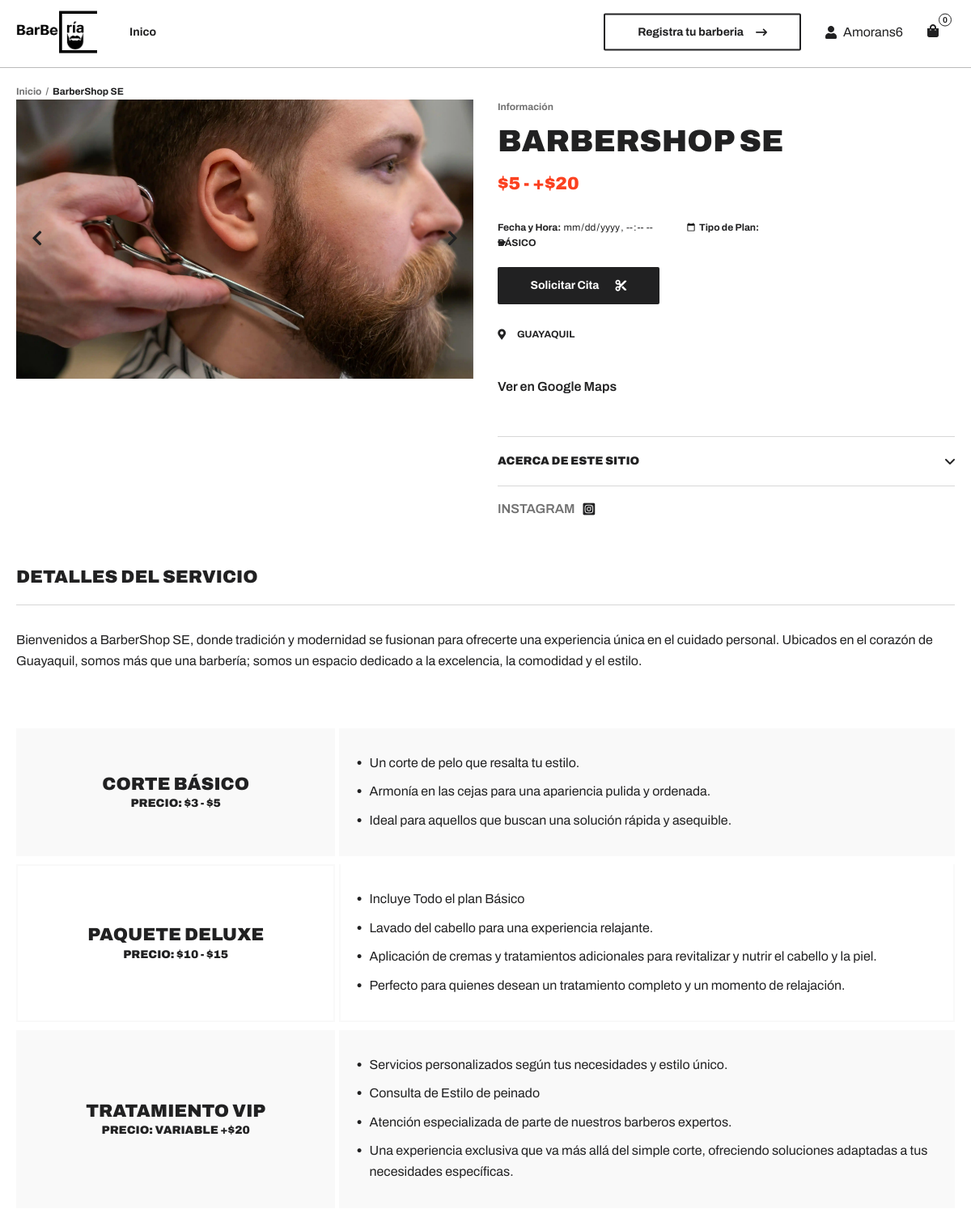
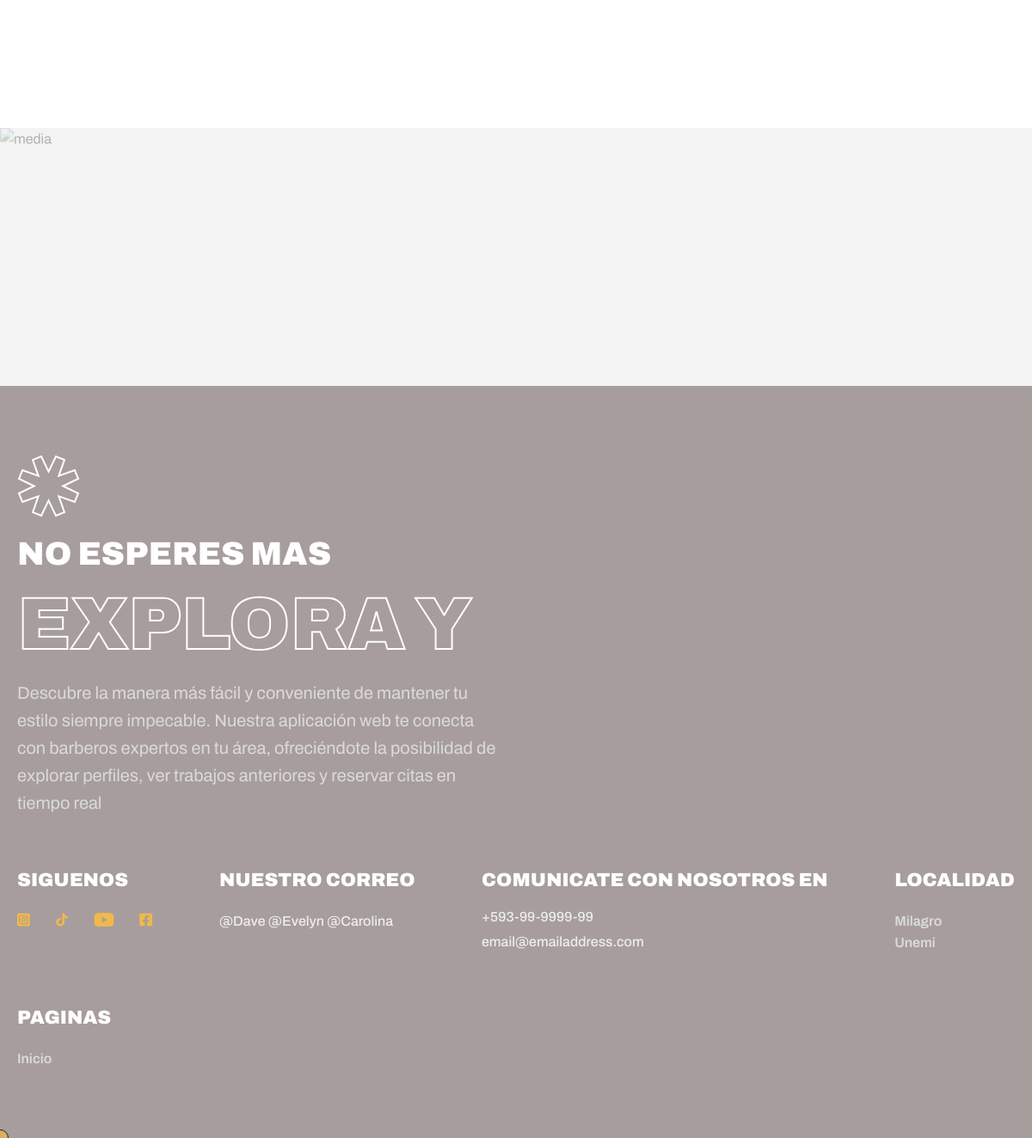
/perfil-barberia/21/ (signed in), run on the app's committed database (2 pictures, top to bottom).
### agendabarberia/models.py (models this page shows, shortened)
class Barberia(models.Model):
    imagen = models.ImageField(upload_to='barberia_images/')  # Guarda las imágenes en la carpeta 'barberia_images/'
    titulo = models.CharField(max_length=100)
    maps = models.CharField(max_length=100, default='https://maps.app.goo.gl/4Z6tBPcvjYrki5nK8')
    insta = models.CharField(max_length=100, default='https://www.instagram.com/')
    descripcion = models.TextField()
    ubicacion = models.CharField(max_length=200, choices=ciudad, default='*')
    numero_contacto = models.CharField(max_length=15)
    usuario = models.ForeignKey(User, on_delete=models.CASCADE, default=1)

### agendabarberia/views.py (the view)
# urls.py: path('perfil-barberia/<int:barberia_id>/', perfil_barberia, name='perfil-barberia'),
@login_required
def perfil_barberia(request, barberia_id):
    barberia = get_object_or_404(Barberia, pk=barberia_id)
    user = request.user
    citas = Cita.objects.filter(usuario=user, barberia=barberia)
    hoy = timezone.now()
    hace_una_semana = hoy - timedelta(days=7)
    citas_en_ultima_semana = Cita.citas_en_ultima_semana(user)
    notificaciones_citas = citas.count()
    total_citas_en_barberia = citas.count()
    mostrar_cupon = total_citas_en_barberia >= 9 #gestiona cuantas vecces va a la barberia
    numeroAleatorio = random.randint(1, 400)
    barberCodeCupon = ([f'code:{user}12/{hoy}/{numeroAleatorio}',f'code:{user}34/{hoy}/{numeroAleatorio}',f'code:{user}56/{hoy}/{numeroAleatorio}', f'code:{user}78/{hoy}/{numeroAleatorio}'])
    print(barberCodeCupon)
    cuponAleatorio = random.choice(barberCodeCupon)
    return render(request, 'perfil-barberia.html', {
        'user': user,
        'barberia': barberia,
        'notificaciones': notificaciones_citas,
        'cupon': mostrar_cupon,
        'cuponCode': cuponAleatorio
    })

### agendabarberia/models.py (called while the page is built)
    @staticmethod
    def citas_en_ultima_semana(usuario):
        hoy = timezone.now()
        hace_una_semana = hoy - timedelta(days=7)
        return Cita.objects.filter(usuario=usuario, fecha__range=(hace_una_semana, hoy)).count()

### agendabarberia/templates/perfil-barberia.html (shortened to what this page needs)
{% load static %}
<!DOCTYPE html>
<html lang="en">
    <head>
        <link rel="stylesheet" href="https://cdnjs.cloudflare.com/ajax/libs/font-awesome/6.0.0-beta3/css/all.min.css">
        <link rel="stylesheet preload" as="style" href="{% static "css/preload.min.css" %}" />
        <link rel="stylesheet preload" as="style" href="{% static "css/icomoon.css" %}" />
        <link rel="stylesheet preload" as="style" href="{% static "css/libs.min.css" %}" />
        <link rel="stylesheet" href="{% static "css/product3.min.css" %}" />
    </head>
    <body>
        {% include 'components/navbar.html' %}
        <ul class="breadcrumbs">
            <li>
                <a class="link" href="{% url "barberias" %}">Inicio</a>
            </li>
            <li>
                <span>{{barberia.titulo}}</span>
            </li>
        </ul>
        <main class="item">
            <div class="container">
                <div class="item_wrapper">
                    <div class="media">
                        <div class="media_slider media_slider--single">
                            <div class="swiper-wrapper">
                                <div class="swiper-slide">
                                    <picture>
                                        <source
                                            data-srcset="{{barberia.imagen.url}}"
                                            srcset="{{barberia.imagen.url}}"
                                            type="image/webp"
                                        />
                                        <img
                                            class="lazy"
                                            data-src="{{barberia.imagen.url}}"
                                            src="{{barberia.imagen.url}}"
                                            alt="{{barberia.titulo}}"
                                        />
                                    </picture>
                                </div>
                            </div>
                            <div class="media_slider-nav d-flex justify-content-between align-items-center">
                                <a class="link swiper-button-prev" href="#"><i class="icon-angle-left"></i></a>
                                <a class="link swiper-button-next" href="#"><i class="icon-angle-right"></i></a>
                            </div>
                        </div>
                    </div>
                    <div class="main sticky-parent">
                        <div class="main_content" data-sticky="true">
                            <div class="main_content-about">
                                <span class="label">Información</span>
                                <h2 class="title">{{barberia.titulo}}</h2>
                                <div class="price h4 d-flex">
                                    <span class="price_item price_item--new">$5 - +$20</span>
                                </div>
                                <div class="wrapper d-flex">
                                    <form method="post" action="{% url "solicitar-cita" barberia.id %}">
                                        <label for="fecha">Fecha y Hora:</label>
                                        <input type="datetime-local" name="fecha" id="fecha" required>
                                        <label for="plan">Tipo de Plan:</label>
                                        <button style="margin-top:20px;" class="btn btn--black btn--shop"> {% comment %} addToCart es la clase {% endcomment %}
                                            <span class="text">Solicitar Cita</span>
                                            <i class="fas fa-cut"></i>
                                        </button>
                                    </form>
                                </div>
                                <div class="options d-flex">
                                    <a class="options_item" href="#"> <i class="icon icon-location"></i>{{barberia.ubicacion}}</a>
                                </div>
                                <a class="link link--underline" href="{{barberia.maps}}">Ver en Google Maps</a>
                            </div>
                            <div class="main_content-accordion">
                                <div class="wrapper accordion" id="aboutAccordion">
                                    <div class="accordion-item">
                                        <h6 class="accordion-header" id="shipping">
                                            <button
                                                class="accordion-button h6"
                                                type="button"
                                                data-bs-toggle="collapse"
                                                data-bs-target="#shippingContent"
                                                aria-expanded="false"
                                                aria-controls="shippingContent"
                                            >
                                                <span>Acerca de este Sitio</span> <i class="icon-angle-down icon"></i>
                                            </button>
                                        </h6>
                                    </div>
                                </div>
                            </div>
                            <div class="main_content-share d-flex">
                                <span class="title">Instagram</span>
                                <ul class="socials">
                                    <li>
                                        <a href="{{barberia.insta}}" target="_blank" rel="noopener noreferrer">
                                            <i class="icon-instagram"></i>
                                        </a>
                                    </li>
                                </ul>
                            </div>
                        </div>
                    </div>
                    {% include "components/detalle-cortes.html" %}
                </div>
            </div>
            <aside>
                <section class="suggested section gradient">
                    <div class="suggested_bg">
                        <picture>
                            <source data-srcset="img/gradients/10.webp" srcset="img/gradients/10.webp" type="image/webp" />
                            <img class="lazy" data-src="img/gradients/10.png" src="img/gradients/10.png" alt="media" />
                        </picture>
                    </div>
                </section>
            </aside>
        </main>
        {% include "components/footer.html" %}
    </body>
</html>

### agendabarberia/templates/components/navbar.html (shortened to what this page needs)
{% load static %}
    <header class="header" data-page="shop" data-page-parent="shop">
        <div class="container d-flex">
            <a class="header_logo logo" href="{% url "barberias" %}">
            <img style='width: 100px;'src="{% static "img/barberia-logo.png" %}" alt="">
            </a>
            <nav class="header_nav text--medium text--md collapse" id="headerMenu">
                <ul class="header_nav-list">
                    <li class="header_nav-list_item dropdown">
                        <a
                            class="nav-link nav-item dropdown-toggle"
                            href="{% url "barberias"  %}"
                        >
                            <span class="nav-item_text"> Inico </span>
                        </a>
                    </li>
                </ul>
            </nav>
            <div class="header_user">
                {% if user.is_superuser %}
                <a class="header_user-btn btn btn--outline" href="{% url "registrar-barberia" %}">Registra tu barberia <i class="icon icon-arrow-right"></i> </a>
                {% endif %}
                <a  style='display:flex; justify-content:center; align-items:center;' class="header_user-account" href="{% url "perfil-usuario" user.id %}">
                    <i style='' class="icon-user"></i>
                    <p style='margin-left: 8px;'>{{ user | title }}</p>
                </a>
                <a class="header_user-cart addToCart" href="{% url "reservas"  %}">
                    <i class="icon-bag"></i>
                    <span class="header_user-cart_qty">{{notificaciones}}</span>
                </a>
            </div>
        </div>
    </header>

### agendabarberia/templates/components/detalle-cortes.html (shortened to what this page needs)
<div class="details">
    <div class="details_general">
        <h4 class="details_general-title">Detalles del Servicio</h4>
        <div class="details_general-content">
            <div class="wrapper d-flex flex-column">
                <div class="description">
                    <p>{{barberia.descripcion}}</p>
                </div>
            </div>
        </div>
    </div>
    <div class="details_info d-flex flex-column">
        <div class="details_info-item">
            <div class="details_info-item_header">
                <h4 class="title">Corte Básico</h4>
                <h6>Precio: $3 - $5</h6>
            </div>
            <div class="details_info-item_content">
                <ul class="list list--details d-flex flex-column">
                    <li class="list-item">
                        <i class="icon icon-circle"></i>
                        <p class="text">Un corte de pelo que resalta tu estilo.</p>
                    </li>
                    <li class="list-item">
                        <i class="icon icon-circle"></i>
                        <p class="text">
                            Armonía en las cejas para una apariencia pulida y ordenada.
                        </p>
                    </li>
                    <li class="list-item">
                        <i class="icon icon-circle"></i>
                        <p class="text">Ideal para aquellos que buscan una solución rápida y asequible.</p>
                    </li>
                </ul>
            </div>
        </div>
        <div class="details_info-item">
            <div class="details_info-item_header">
                <h4 class="title">Paquete Deluxe</h4>
                <h6>Precio: $10 - $15</h6>
            </div>
            <div class="details_info-item_content">
                <ul class="list list--details d-flex flex-column">
                    <li class="list-item">
                        <i class="icon icon-circle"></i>
                        <p class="text">Incluye Todo el plan Básico</p>
                    </li>
                    <li class="list-item">
                        <i class="icon icon-circle"></i>
                        <p class="text">
                            Lavado del cabello para una experiencia relajante.
                        </p>
                    </li>
                    <li class="list-item">
                        <i class="icon icon-circle"></i>
                        <p class="text">Aplicación de cremas y tratamientos adicionales para revitalizar y nutrir el cabello y la piel.</p>
                    </li>
                    <li class="list-item">
                        <i class="icon icon-circle"></i>
                        <p class="text">Perfecto para quienes desean un tratamiento completo y un momento de relajación.</p>
                    </li>
                </ul>
            </div>
        </div>
        <div class="details_info-item">
            <div class="details_info-item_header">
                <h4 class="title">Tratamiento VIP</h4>
                <h6>Precio: Variable +$20</h6>
            </div>
            <div class="details_info-item_content">
                <ul class="list list--details d-flex flex-column">
                    <li class="list-item">
                        <i class="icon icon-circle"></i>
                        <p class="text">Servicios personalizados según tus necesidades y estilo único.</p>
                    </li>
                    <li class="list-item">
                        <i class="icon icon-circle"></i>
                        <p class="text">
                            Consulta de Estilo de peinado
                        </p>
                    </li>
                    <li class="list-item">
                        <i class="icon icon-circle"></i>
                        <p class="text">Atención especializada de parte de nuestros barberos expertos.</p>
                    </li>
                    <li class="list-item">
                        <i class="icon icon-circle"></i>
                        <p class="text">Una experiencia exclusiva que va más allá del simple corte, ofreciendo soluciones adaptadas a tus necesidades específicas.</p>
                    </li>
                </ul>
            </div>
        </div>
    </div>
</div>

### agendabarberia/static/css/icomoon.css (style rules this page uses)
[class^="icon-"], [class*=" icon-"] { font-family: 'icomoon' !important; speak: never; font-style: normal; font-weight: normal; font-variant: normal; text-transform: none; line-height: 1; -webkit-font-smoothing: antialiased; -moz-osx-font-smoothing: grayscale; }
.icon-arrow-right:before { content: "\e907"; }
.icon-angle-down:before { content: "\e901"; }
.icon-instagram:before { content: "\e90a"; }
.icon-user:before { content: "\e910"; }
.icon-angle-left:before { content: "\e916"; }
.icon-angle-right:before { content: "\e917"; }
.icon-circle:before { content: "\e91c"; }
.icon-bag:before { content: "\e91f"; }
.icon-location:before { content: "\e920"; }

### data on the page
Barberia: titulo "BarberShop SE", imagen (picture), titulo "BARBERSHOP SE", ubicacion "GUAYAQUIL", descripcion "Bienvenidos a BarberShop SE, donde tradición y modernidad se fusionan para ofrecerte una experiencia única en el cuidado personal. Ubicados en el corazón de Guayaquil, somos más que una barbería; somos un espacio dedicado a la excelencia, la comodidad y el estilo."

### other printed values
{{ user | title }} "Amorans6"
{{ notificaciones }} "0"
